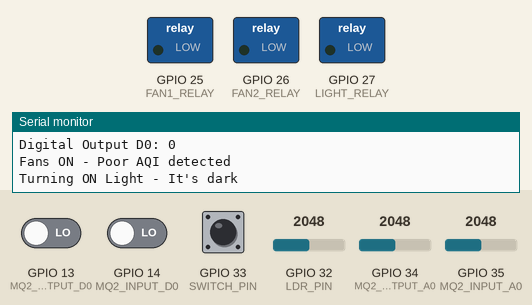
Recording of a sketch running on a simulated ESP32. Shown: switched loads named in the sketch (green lamp = pin HIGH), the last lines printed to the serial monitor. Inputs (shaded band) come from the test bench; at power-on: GPIO 32 (LDR_PIN) = 2048, GPIO 35 (MQ2_INPUT_A0) = 2048, GPIO 13 (MQ2_OUTPUT_D0) LOW, GPIO 14 (MQ2_INPUT_D0) LOW, GPIO 33 (SWITCH_PIN) HIGH, GPIO 34 (MQ2_OUTPUT_A0) = 2048.

Above: at 4.2 s.
4.3 s: GPIO 32 (LDR_PIN) set to 2469
7.0 s: GPIO 32 (LDR_PIN) set to 2532
At 7.6 s:
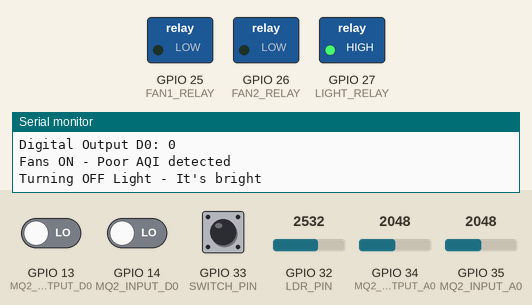
9.7 s: GPIO 35 (MQ2_INPUT_A0) set to 1298
12.4 s: GPIO 35 (MQ2_INPUT_A0) set to 1170
At 13.9 s:
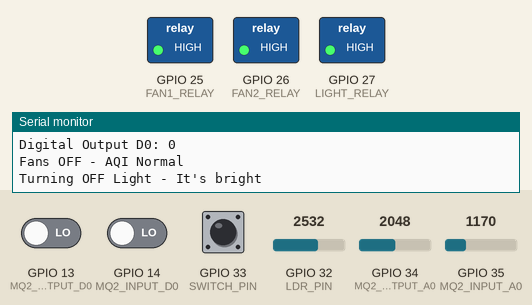
15.1 s: GPIO 32 (LDR_PIN) set to 2460
At 18.0 s:
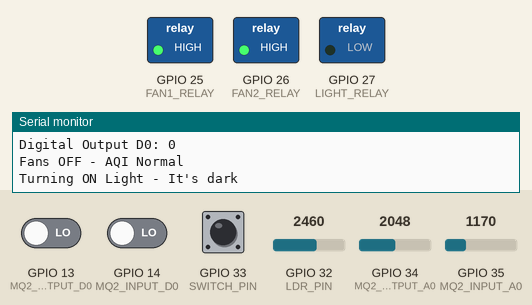
18.6 s: GPIO 32 (LDR_PIN) set to 2540
At 20.1 s:
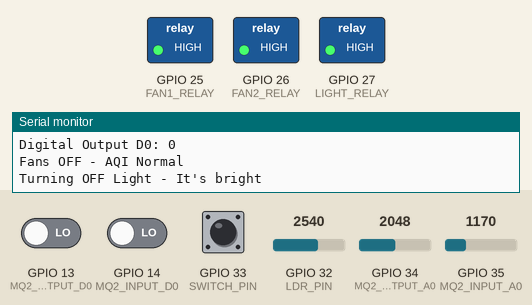
Timing chart, 0 to 21.6 s (numbered marks = the images above; inputs shaded):
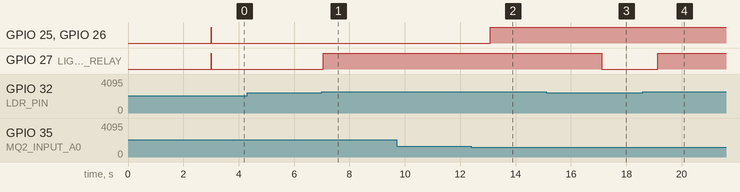

The sketch:

greenpole_innovators.ino
```cpp
#define MQ2_INPUT_A0 35  // MQ-2 Analog Pin (Input Air Quality)
#define MQ2_INPUT_D0 14  // MQ-2 Digital Pin (Input Air Quality)
#define MQ2_OUTPUT_A0 34 // MQ-2 Analog Pin (Output Air Quality)
#define MQ2_OUTPUT_D0 13 // MQ-2 Digital Pin (Output Air Quality)
#define LDR_PIN 32       // LDR Sensor
#define FAN1_RELAY 25    // Relay for Intake Fan
#define FAN2_RELAY 26    // Relay for Exhaust Fan
#define LIGHT_RELAY 27   // Relay for Streetlight
#define SWITCH_PIN 33    // Sliding Switch for On/Off

int aqiThreshold = 150;  // AQI threshold for fan activation
int lightThreshold = 2500; // LDR threshold

void setup() {
    Serial.begin(115200);
    delay(3000); // Allow sensors to stabilize0

    pinMode(MQ2_INPUT_A0, INPUT);
    pinMode(MQ2_INPUT_D0, INPUT);
    pinMode(MQ2_OUTPUT_A0, INPUT);
    pinMode(MQ2_OUTPUT_D0, INPUT);
    pinMode(LDR_PIN, INPUT);

    pinMode(FAN1_RELAY, OUTPUT);
    pinMode(FAN2_RELAY, OUTPUT);
    pinMode(LIGHT_RELAY, OUTPUT);
    pinMode(SWITCH_PIN, INPUT_PULLUP);

    // Initially turn off fans & light
    digitalWrite(FAN1_RELAY, HIGH);
    digitalWrite(FAN2_RELAY, HIGH);
    digitalWrite(LIGHT_RELAY, HIGH);
}

void loop() {
    int rawInputAQI = analogRead(MQ2_INPUT_A0);  // Read input air quality
    int rawOutputAQI = analogRead(MQ2_OUTPUT_A0); // Read output air quality

    // Scale ADC values (0-4095) to AQI range (0-500)
    int inputAQI = map(rawInputAQI, 0, 4095, 0, 500);
    int outputAQI = map(rawOutputAQI, 0, 4095, 0, 500) * 0.7;  // Reduce by 30%

    if (outputAQI > inputAQI) {
        outputAQI = inputAQI * 0.7;  // Ensure output is always less than input
    }

    int inputD0 = digitalRead(MQ2_INPUT_D0);
    int outputD0 = digitalRead(MQ2_OUTPUT_D0);
    int lightLevel = analogRead(LDR_PIN);
    int switchState = digitalRead(SWITCH_PIN);

    // Debugging values
    Serial.println("======================");
    Serial.print("Raw Input AQI: "); Serial.print(rawInputAQI);
    Serial.print(" | Scaled Input AQI: "); Serial.println(inputAQI);

    Serial.print("Raw Output AQI: "); Serial.print(rawOutputAQI);
    Serial.print(" | Adjusted Output AQI: "); Serial.println(outputAQI);

    Serial.print("Light Level: "); Serial.println(lightLevel);
    Serial.print("Digital Input D0: "); Serial.println(inputD0);
    Serial.print("Digital Output D0: "); Serial.println(outputD0);

    // Control Fans based on AQI (Analog) or D0 (Digital)
    if (inputAQI > aqiThreshold || inputD0 == HIGH) {
        digitalWrite(FAN1_RELAY, LOW); // Turn ON intake fan
        digitalWrite(FAN2_RELAY, LOW); // Turn ON exhaust fan
        Serial.println("Fans ON - Poor AQI detected");
    } else {
        digitalWrite(FAN1_RELAY, HIGH); // Turn OFF fans
        digitalWrite(FAN2_RELAY, HIGH);
        Serial.println("Fans OFF - AQI Normal");
    }

    // Control Light based on LDR
    if (lightLevel < lightThreshold) {
        digitalWrite(LIGHT_RELAY, LOW); // Turn ON light
        Serial.println("Turning ON Light - It's dark");
    } else {
        digitalWrite(LIGHT_RELAY, HIGH); // Turn OFF light
        Serial.println("Turning OFF Light - It's bright");
    }

    delay(2000);
}
```

Measured:
- the behaviour switches between 2499 and 2500 on GPIO 32 (LDR_PIN) (found by bisection; images 0 and 1)
- the behaviour switches between 1237 and 1236 on GPIO 35 (MQ2_INPUT_A0) (found by bisection; images 1 and 2)
- after the input at 7.0 s, GPIO 27 (LIGHT_RELAY): LOW → HIGH at once
- after the input at 12.4 s, GPIO 25 (FAN1_RELAY), GPIO 26 (FAN2_RELAY): LOW → HIGH after 0.69 s
- after the input at 15.1 s, GPIO 27 (LIGHT_RELAY): HIGH → LOW after 2.0 s
- after the input at 18.6 s, GPIO 27 (LIGHT_RELAY): LOW → HIGH after 0.54 s
